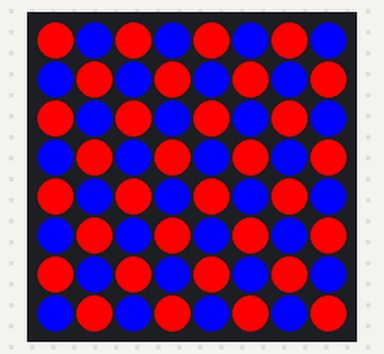
Bench run of a program on a simulated Arduino Uno, built with avr-gcc and run on an emulated ATmega328P. Shown: 8×8 RGB LED matrix (first LED top left, wired row by row). What the program prints to the serial monitor is not drawn.

Above: at 0.1 s.

The program:

main.cpp
```cpp
#include <Arduino.h>
#include <Adafruit_NeoPixel.h>

#define ROWS 8
#define COLS 8
#define NUM_PIXELS (ROWS * COLS)

Adafruit_NeoPixel matrix(NUM_PIXELS, 2, NEO_GRB + NEO_KHZ800);

void setup() {
  Serial.begin(115200);
  matrix.begin();
  matrix.setBrightness(255);

  // Checkerboard pattern: red and blue
  for (int row = 0; row < ROWS; row++) {
    for (int col = 0; col < COLS; col++) {
      int i = row * COLS + col;
      if ((row + col) % 2 == 0) {
        matrix.setPixelColor(i, matrix.Color(255, 0, 0));
      } else {
        matrix.setPixelColor(i, matrix.Color(0, 0, 255));
      }
    }
  }
  matrix.show();
  Serial.println("Ready.");
}

void loop() {
}
```
